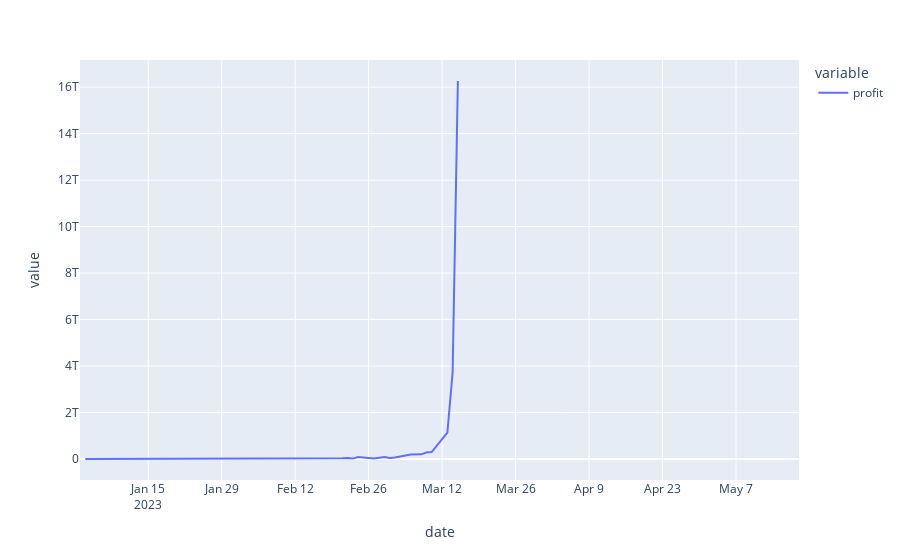

Write notebook code for a chart like this one.
### Code cell
user_cr_chart = user_cumulative_return_chart(user_cr)
user_cr_chart
